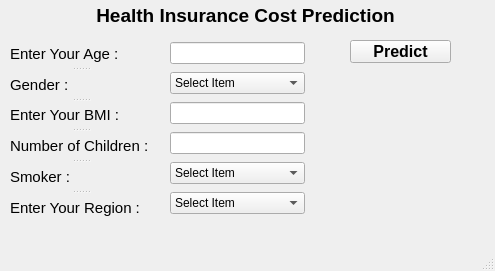
<?xml version="1.0" encoding="UTF-8"?>
<ui version="4.0">
 <class>MainWindow</class>
 <widget class="QMainWindow" name="MainWindow">
  <property name="geometry">
   <rect>
    <x>0</x>
    <y>0</y>
    <width>495</width>
    <height>271</height>
   </rect>
  </property>
  <property name="windowTitle">
   <string>Health Insurance Cost</string>
  </property>
  <widget class="QWidget" name="centralwidget">
   <widget class="QLabel" name="lbl_title">
    <property name="geometry">
     <rect>
      <x>0</x>
      <y>0</y>
      <width>491</width>
      <height>31</height>
     </rect>
    </property>
    <property name="font">
     <font>
      <pointsize>14</pointsize>
      <weight>75</weight>
      <bold>true</bold>
     </font>
    </property>
    <property name="text">
     <string>Health Insurance Cost Prediction</string>
    </property>
    <property name="alignment">
     <set>Qt::AlignCenter</set>
    </property>
   </widget>
   <widget class="QPushButton" name="bt_valid">
    <property name="geometry">
     <rect>
      <x>350</x>
      <y>40</y>
      <width>101</width>
      <height>23</height>
     </rect>
    </property>
    <property name="font">
     <font>
      <pointsize>12</pointsize>
      <weight>75</weight>
      <bold>true</bold>
     </font>
    </property>
    <property name="text">
     <string>Predict</string>
    </property>
   </widget>
   <widget class="QLabel" name="lbl_result">
    <property name="geometry">
     <rect>
      <x>316</x>
      <y>80</y>
      <width>171</width>
      <height>41</height>
     </rect>
    </property>
    <property name="font">
     <font>
      <pointsize>12</pointsize>
     </font>
    </property>
    <property name="text">
     <string/>
    </property>
    <property name="alignment">
     <set>Qt::AlignCenter</set>
    </property>
   </widget>
   <widget class="QSplitter" name="splitter">
    <property name="geometry">
     <rect>
      <x>10</x>
      <y>40</y>
      <width>141</width>
      <height>181</height>
     </rect>
    </property>
    <property name="orientation">
     <enum>Qt::Vertical</enum>
    </property>
    <widget class="QLabel" name="lbl_age">
     <property name="font">
      <font>
       <pointsize>11</pointsize>
       <weight>50</weight>
       <bold>false</bold>
      </font>
     </property>
     <property name="text">
      <string>Enter Your Age :</string>
     </property>
    </widget>
    <widget class="QLabel" name="lbl_gender">
     <property name="font">
      <font>
       <pointsize>11</pointsize>
       <weight>50</weight>
       <bold>false</bold>
      </font>
     </property>
     <property name="text">
      <string>Gender :</string>
     </property>
    </widget>
    <widget class="QLabel" name="lbl_bmi">
     <property name="font">
      <font>
       <pointsize>11</pointsize>
       <weight>50</weight>
       <bold>false</bold>
      </font>
     </property>
     <property name="text">
      <string>Enter Your BMI :</string>
     </property>
    </widget>
    <widget class="QLabel" name="lbl_children">
     <property name="font">
      <font>
       <pointsize>11</pointsize>
       <weight>50</weight>
       <bold>false</bold>
      </font>
     </property>
     <property name="text">
      <string>Number of Children :</string>
     </property>
    </widget>
    <widget class="QLabel" name="lbl_smoker">
     <property name="font">
      <font>
       <pointsize>11</pointsize>
       <weight>50</weight>
       <bold>false</bold>
      </font>
     </property>
     <property name="text">
      <string>Smoker :</string>
     </property>
    </widget>
    <widget class="QLabel" name="lbl_region">
     <property name="font">
      <font>
       <pointsize>11</pointsize>
       <weight>50</weight>
       <bold>false</bold>
      </font>
     </property>
     <property name="text">
      <string>Enter Your Region :</string>
     </property>
    </widget>
   </widget>
   <widget class="QWidget" name="">
    <property name="geometry">
     <rect>
      <x>170</x>
      <y>40</y>
      <width>135</width>
      <height>181</height>
     </rect>
    </property>
    <layout class="QVBoxLayout" name="verticalLayout">
     <item>
      <widget class="QLineEdit" name="txt_age"/>
     </item>
     <item>
      <widget class="QComboBox" name="cbx_gender">
       <property name="currentIndex">
        <number>0</number>
       </property>
       <item>
        <property name="text">
         <string>Select Item</string>
        </property>
       </item>
       <item>
        <property name="text">
         <string>Female</string>
        </property>
       </item>
       <item>
        <property name="text">
         <string>Male</string>
        </property>
       </item>
      </widget>
     </item>
     <item>
      <widget class="QLineEdit" name="txt_bmi"/>
     </item>
     <item>
      <widget class="QLineEdit" name="txt_children"/>
     </item>
     <item>
      <widget class="QComboBox" name="cbx_smoker">
       <item>
        <property name="text">
         <string>Select Item</string>
        </property>
       </item>
       <item>
        <property name="text">
         <string>No</string>
        </property>
       </item>
       <item>
        <property name="text">
         <string>Yes</string>
        </property>
       </item>
      </widget>
     </item>
     <item>
      <widget class="QComboBox" name="cbx_region">
       <item>
        <property name="text">
         <string>Select Item</string>
        </property>
       </item>
       <item>
        <property name="text">
         <string>southwest</string>
        </property>
       </item>
       <item>
        <property name="text">
         <string>southeast</string>
        </property>
       </item>
       <item>
        <property name="text">
         <string>northwest</string>
        </property>
       </item>
       <item>
        <property name="text">
         <string>northeast</string>
        </property>
       </item>
      </widget>
     </item>
    </layout>
   </widget>
  </widget>
  <widget class="QMenuBar" name="menubar">
   <property name="geometry">
    <rect>
     <x>0</x>
     <y>0</y>
     <width>495</width>
     <height>21</height>
    </rect>
   </property>
  </widget>
  <widget class="QStatusBar" name="statusbar"/>
 </widget>
 <resources/>
 <connections/>
</ui>
